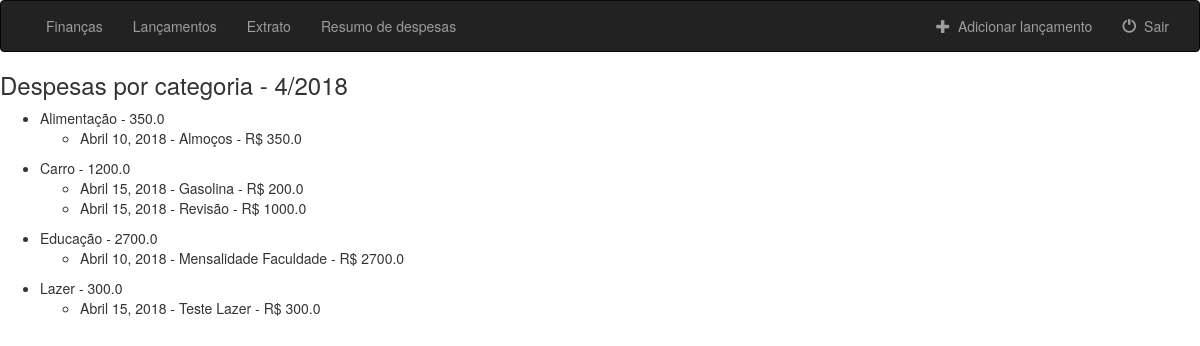
/finances/entries_by_category/ (signed in), run on the app's committed database.
### finances/models.py (models this page shows, shortened)
class Category(models.Model):
    INCOME = 'IN'
    EXPENSE = 'EX'
    ENTRY_TYPE_CHOICES = (
        (INCOME, 'INCOME'),
        (EXPENSE, 'EXPENSE'),
    )
    entries_type = models.CharField(
        max_length=2,
        choices=ENTRY_TYPE_CHOICES,
        default= EXPENSE,
    )
    description = models.CharField(max_length=100)

class Entry(models.Model):
    agent = models.ForeignKey(User, on_delete=models.CASCADE)
    category = models.ForeignKey(Category, on_delete=models.CASCADE)
    description = models.CharField(max_length=100)
    amount = models.FloatField()
    entry_date = models.DateField(default=timezone.now)
    objects = EntryManager()

### finances/views.py (the view)
# urls.py: path('entries_by_category/', views.EntriesByCategory.as_view(), name='entries_by_category'),
class EntriesByCategory(LoginRequiredMixin, View):
    template_name = 'finances/entries_by_category.html'
    login_url = "finances:login_user"
    def get(self, request):
        return get_list_entries(request, None, self.template_name)

### finances/models.py (called while the page is built)
    def get_entries(self, user, month, year, limit, entry_type):
        try:
            return self.order_by('entry_date').filter(
                agent=user, category__in=Category.objects.filter(entries_type__in=entry_type),
                entry_date__month=month, entry_date__year=year
                )[:limit]
        except ObjectDoesNotExist:
            return None

    def get_incomes(self, user, month, year, limit):
        return self.get_entries(user, month, year, limit, [('IN')])

    def get_expenses(self, user, month, year, limit):
        return self.get_entries(user, month, year, limit, [('EX')])

    def get_all_entries(self, user, month, year, limit):
        return self.get_entries(user, month, year, limit, [('IN'), ('EX')])

    def get_entries_amount(self, user, entries):
        return entries.aggregate(Sum('amount'))

    def get_amount_expenses_by_category(self, user, month, year, limit):
        expenses = self.get_expenses(user, month, year, limit)
        return expenses.order_by('category__description').values('category__description').annotate(Sum('amount'))

    def get_expenses_by_category(self, user, month, year, limit):
        expenses = self.get_expenses(user, month, year, limit).values('category__description', 'description', 'amount', 'entry_date')
        return expenses.order_by('category__description', 'entry_date')

### finances/templatetags/get_sum.py (called while the page is built)
@register.filter
def get_sum(List, i):
    return List[int(i)].get('amount__sum')

### finances/views.py (called while the page is built)
def get_months():
    months = []
    for i in range(1,13):
        months.append((i, calendar.month_name[i]))
    return months

def get_years(current_year, limit):
    years = []
    for i in range(current_year - limit, current_year + limit):
        years.append(i)
    return years

def get_list_expenses_by_category(request, limit, month, year):
    expenses =  Entry.objects.get_expenses_by_category(request.user, month, year, None)
    expenses_by_category = {}
    for result in expenses:
        key = result['category__description']
        if result['category__description'] in expenses_by_category:
            expenses_by_category[result['category__description']].append([
            result['entry_date'],
            result['description'],
            result['amount']
            ])
        else:
            expenses_by_category.setdefault(key, [])
            expenses_by_category[key].append([
            result['entry_date'],
            result['description'],
            result['amount']
            ])
    return expenses_by_category

### finances/templates/finances/entries_by_category.html (shortened to what this page needs)
{% extends 'finances/base.html' %}
{% load get_sum %}
{% block body %}
<h3>Despesas por categoria - {{current_month}}/{{current_year}}</h3>
{% if entries_by_category %}
    {% for key, values in entries_by_category.items %}
        <ul>
            <li>{{key}} - {{category_amount|get_sum:forloop.counter0}}
                <ul>
                    {% for value in values %}
                        <li>{{value.0}} - {{value.1}} - R$ {{value.2}} </li>
                    {% endfor %}
                </ul>
            </li>
        </ul>
    {% endfor %}
{% endif %}
{% endblock %}

### data on the page
Category: description "Alimentação", counter0 "350.0"
Entry: value "Abril 10, 2018", description "Almoços", amount "350.0"
Category: description "Carro", counter0 "1200.0"
Entry: value "Abril 15, 2018", description "Gasolina", amount "200.0"
Entry: value "Abril 15, 2018", description "Revisão", amount "1000.0"
Category: description "Educação", counter0 "2700.0"
Entry: value "Abril 10, 2018", description "Mensalidade Faculdade", amount "2700.0"
Category: description "Lazer", counter0 "300.0"
Entry: value "Abril 15, 2018", description "Teste Lazer", amount "300.0"

### other printed values
{{ current_month }} "4"
{{ current_year }} "2018"
